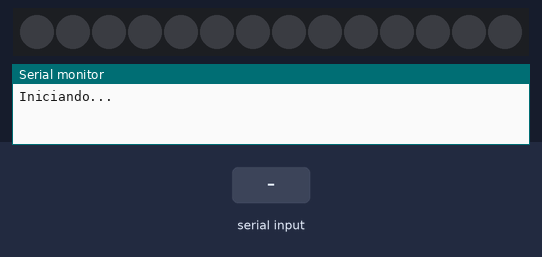
Bench run of a sketch on a simulated Arduino Uno, built with avr-gcc and run on an emulated ATmega328P. Shown: 14 RGB LEDs in strip order, left to right, the last lines printed to the serial monitor. Inputs (shaded band) come from the test bench. Dim RGB values are drawn brighter than linear.

Above: at 1.2 s.
1.3 s: "1" received over Serial
At 2.1 s:
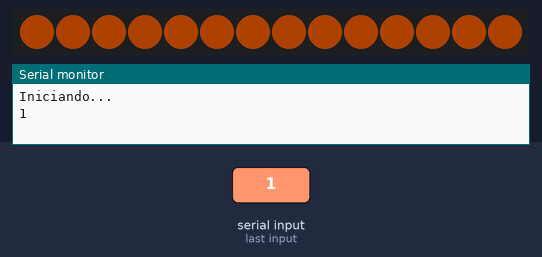
2.8 s: "0" received over Serial
At 3.3 s:
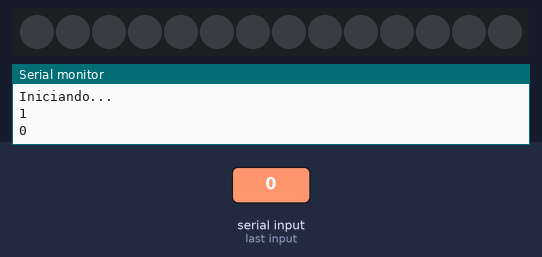
Timing chart, 0 to 5.8 s (numbered marks = the images above; inputs shaded):
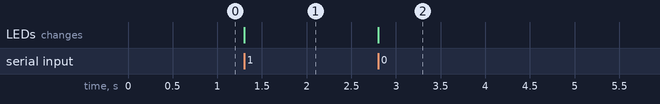

The sketch:

PythonLedController.ino
```cpp
#include <Adafruit_NeoPixel.h>

// Variaveis do botao
#define botao 2
bool botaoant = false;
bool botaoatu = false;

#define LED_COUNT 14  // quantidade de leds
#define LED_PIN 7     // Pino de dados

#define AMARELO strip.Color(255,100,0)   // codigo RGB pro led ficar amarelo
#define BRANCO strip.Color(255,255,255)  // codigo RGB pro led ficar branco

Adafruit_NeoPixel strip(LED_COUNT, LED_PIN, NEO_GRB + NEO_KHZ800);

int estado = 0;


void ligarLedsAmarelo(){
  for( int i =0; i < LED_COUNT; i++){
    strip.setPixelColor(i , AMARELO);
  }
  strip.show();
}

void desligarLeds(){
  strip.clear();
  strip.show();
}

void setup() {
  pinMode(botao,INPUT);

  Serial.begin(9600);
  Serial.println("Iniciando...");

  strip.begin();
  strip.setBrightness(50);

}

void loop() {
  if(Serial.available()){
    char comando = Serial.read();
    Serial.println(comando);
    if (comando == '1'){
      ligarLedsAmarelo();
    }
    else{
      desligarLeds();
    }
  }

}
```

Measured:
- after the input at 1.3 s, the LEDs: change at once (image 1)
- after the input at 2.8 s, the LEDs: change at once (image 2)
